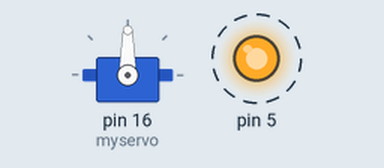
Simulated run of this sketch. Board: Arduino Uno, built with avr-gcc and run on an emulated ATmega328P. Parts: servo, output pins drawn as LEDs (lit = HIGH). Dashed ring = blinking.

Above: at 0.5 s.
Timing chart, 0 to 4.6 s (numbered marks = the images above):
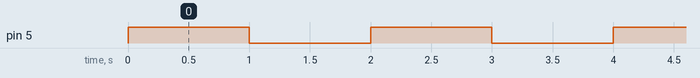

The sketch:

tutorial_servo_led.ino
```cpp
#include <Servo.h>;
Servo myservo;
int pos= 0;

void setup(){
myservo.attach(16);
pinMode(5,OUTPUT);
}

void loop(){
 for (pos = 0; pos <  180; pos +=1){
}
for(pos = 180; pos>1; pos -=1){
}
digitalWrite(5,HIGH);
delay(1000);
digitalWrite(5,LOW);
delay(1000);
}
```

Measured:
- by itself, pin 5: alternates HIGH for 1.0 s and LOW for 1.0 s
